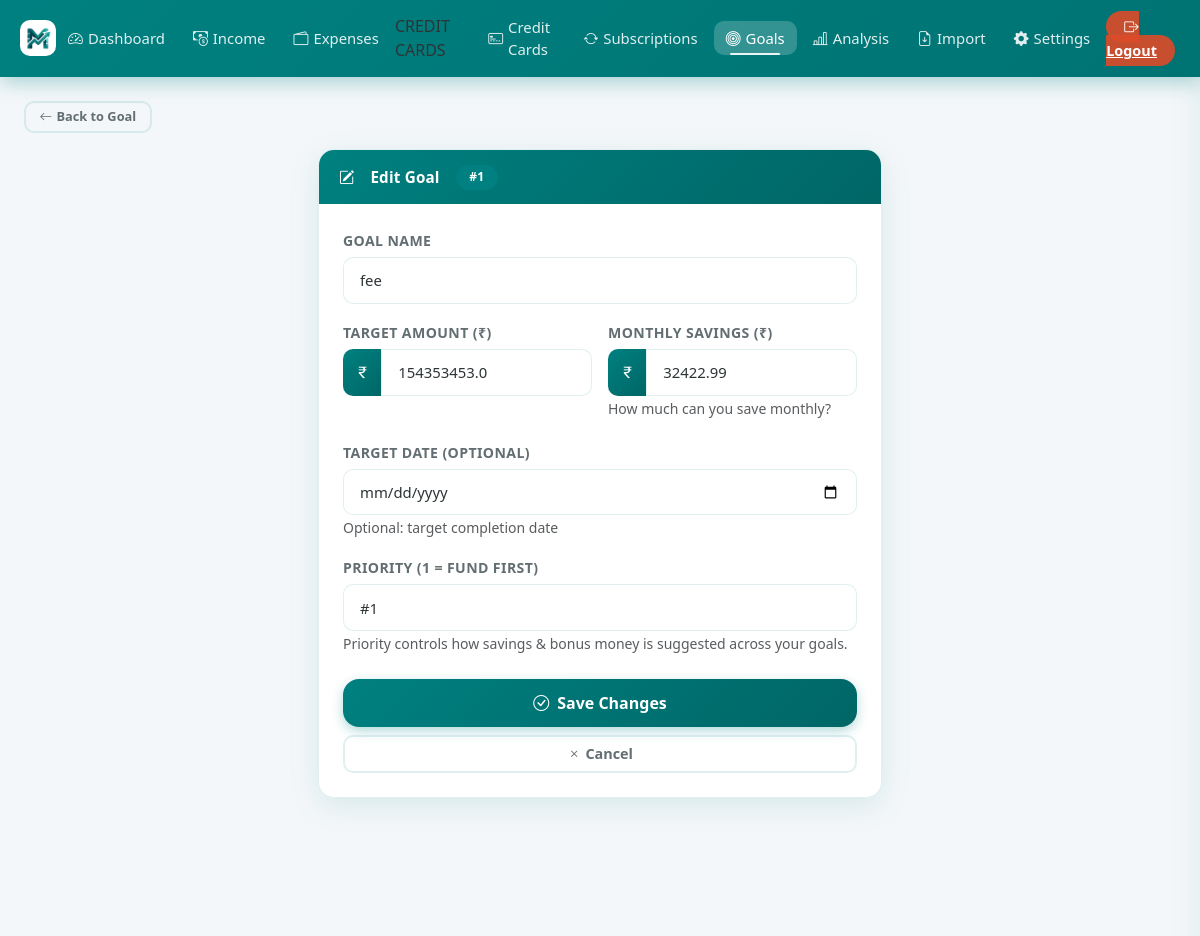
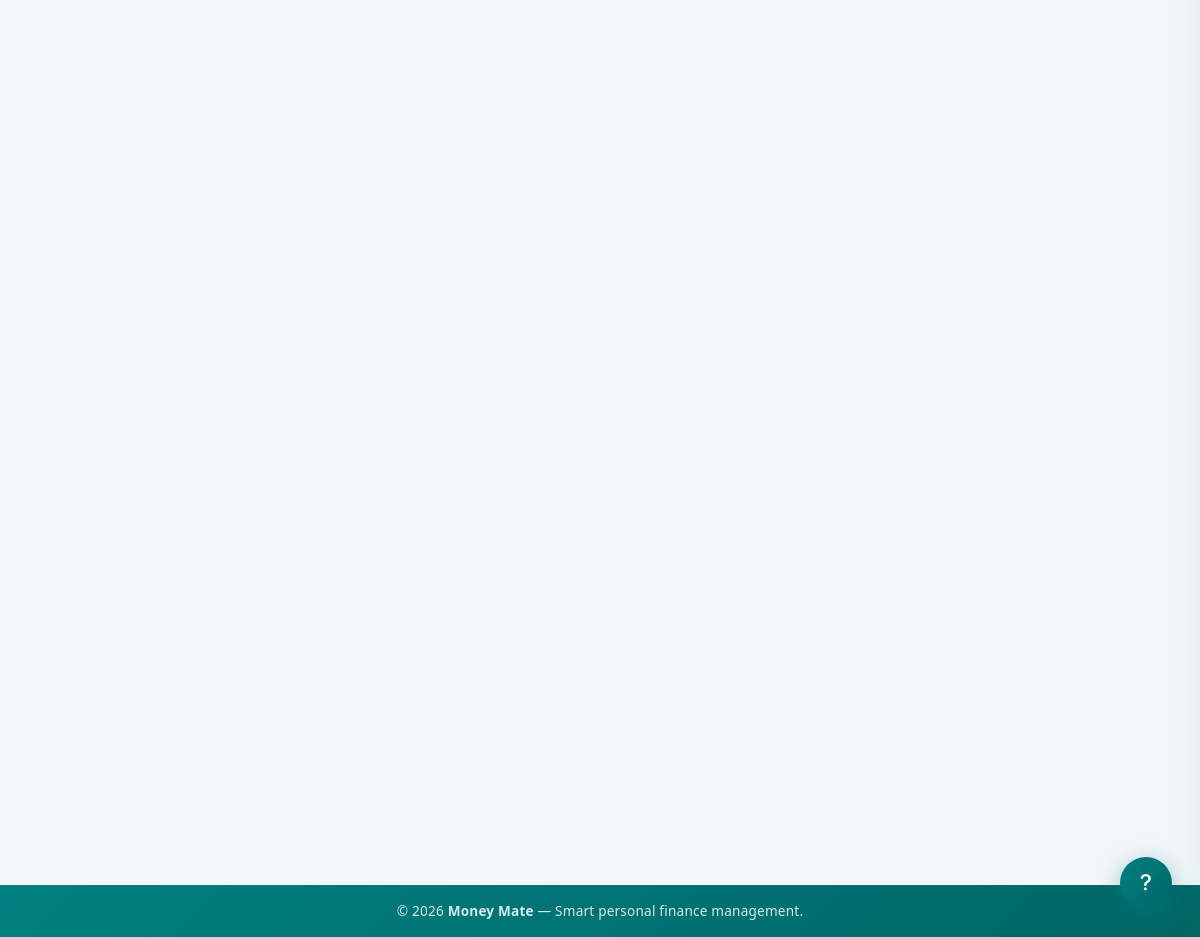
The app's page /goal/3/edit (signed in) with its own data (2 pictures, top to bottom).
### models.py (models this page shows, shortened)
class Goal(db.Model):
    id = db.Column(db.Integer, primary_key=True)
    user_id = db.Column(
        db.Integer, db.ForeignKey("user.id"), nullable=False, index=True
    )
    name = db.Column(db.String(200), nullable=False)
    target_amount = db.Column(db.Float, nullable=False)
    saved_amount = db.Column(db.Float, default=0.0)
    monthly_savings = db.Column(db.Float, default=0.0)
    target_date = db.Column(db.DateTime, nullable=True)
    priority = db.Column(db.String(10), default="medium", nullable=False)
    created_at = db.Column(db.DateTime, default=_now)
    @property
    def progress_percentage(self):
        if self.target_amount == 0:
            return 0
        return min(100, (self.saved_amount / self.target_amount) * 100)

### app.py (the view)
@app.route("/goal/<int:id>/edit", methods=["GET", "POST"])
@login_required
def edit_goal(id):
    goal = db.get_or_404(Goal, id)
    if goal.user_id != current_user.id:
        flash("Unauthorized access.", "danger")
        return redirect(url_for("goals"))
    form = GoalForm()
    if form.validate_on_submit():
        goal.name = form.name.data
        goal.target_amount = form.target_amount.data
        goal.monthly_savings = form.monthly_savings.data
        goal.target_date = form.target_date.data
        assign_goal_priority(current_user.id, goal, form.priority.data)
        db.session.commit()
        flash("Goal updated successfully!", "success")
        return redirect(url_for("goal_detail", id=goal.id))
    elif request.method == "GET":
        form.name.data = goal.name
        form.target_amount.data = goal.target_amount
        form.monthly_savings.data = goal.monthly_savings
        form.target_date.data = goal.target_date
        form.priority.data = str(goal.priority)
    return render_template("edit_goal.html", form=form, goal=goal)

### forms.py
class GoalForm(FlaskForm):
    name = StringField("Goal Name", validators=[DataRequired(), Length(max=200)])
    target_amount = FloatField(
        "Target Amount (₹)", validators=[DataRequired(), NumberRange(min=1)]
    )
    monthly_savings = FloatField(
        "Monthly Savings (₹)", validators=[DataRequired(), NumberRange(min=0)]
    )
    target_date = DateField(
        "Target Date (Optional)", validators=[Optional()], format="%Y-%m-%d"
    )
    priority = SelectField(
        "Priority (1 = fund first)",
        choices=[(str(i), f"#{i}") for i in range(1, 11)],
        default="1",
    )
    submit = SubmitField("Create Goal")

### app.py (called while the page is built)
@login_manager.user_loader
def load_user(user_id):
    return db.session.get(User, int(user_id))

    def __call__(self, environ, start_response):
        if environ.get("PATH_INFO") not in self._PWA_PATHS:
            return self.wsgi_app(environ, start_response)
        def _start_response(status, headers, exc_info=None):
            out = []
            for name, value in headers:
                if name.lower() == "vary":
                    parts = [p.strip() for p in value.split(",")
                             if p.strip().lower() != "cookie"]
                    value = ", ".join(parts) or "Accept-Encoding"
                out.append((name, value))
            return start_response(status, out, exc_info)
        return self.wsgi_app(environ, _start_response)

### templates/edit_goal.html (shortened to what this page needs)
{% extends "base.html" %}
{% block content %}
<div class="mb-3 reveal">
  <a href="{{ url_for('goal_detail', id=goal.id) }}" class="btn btn-outline-secondary btn-sm">
    <i class="bi bi-arrow-left me-1"></i>Back to Goal
  </a>
</div>
<div class="row justify-content-center">
  <div class="col-lg-6">
    <div class="card reveal reveal-delay-1">
      <div class="card-header">
        <i class="bi bi-pencil-square me-2"></i>Edit Goal
        <span class="badge ms-2" style="background:#008080;font-size:0.75rem;">#{{ goal.priority }}</span>
      </div>
      <div class="card-body p-4">
        <form method="POST">
          <div class="mb-3">
            {{ form.name.label(class="form-label") }}
            {{ form.name(class="form-control", placeholder="e.g., Buy a Laptop, Emergency Fund, Vacation") }}
          </div>
          <div class="row g-3 mb-3">
            <div class="col-md-6">
              {{ form.target_amount.label(class="form-label") }}
              <div class="input-group">
                <span class="input-group-text"><i class="bi bi-currency-rupee"></i></span>
                {{ form.target_amount(class="form-control", type="number", step="0.01", placeholder="50000",
                id="edit_target") }}
              </div>
            </div>
            <div class="col-md-6">
              {{ form.monthly_savings.label(class="form-label") }}
              <div class="input-group">
                <span class="input-group-text"><i class="bi bi-currency-rupee"></i></span>
                {{ form.monthly_savings(class="form-control", type="number", step="0.01", placeholder="2000",
                id="edit_monthly") }}
              </div>
              <small class="text-muted">How much can you save monthly?</small>
            </div>
          </div>
          <div class="mb-3">
            {{ form.target_date.label(class="form-label") }}
            {{ form.target_date(class="form-control", type="date") }}
            <small class="text-muted">Optional: target completion date</small>
          </div>
          <div class="mb-4">
            {{ form.priority.label(class="form-label") }}
            {{ form.priority(class="form-select") }}
            <small class="text-muted">Priority controls how savings &amp; bonus money is suggested across your
              goals.</small>
          </div>
          <div class="d-grid gap-2">
            <button type="submit" class="btn btn-primary btn-lg">
              <i class="bi bi-check-circle me-2"></i>Save Changes
            </button>
            <a href="{{ url_for('goal_detail', id=goal.id) }}" class="btn btn-outline-secondary">
              <i class="bi bi-x me-1"></i>Cancel
            </a>
          </div>
        </form>
      </div>
    </div>
  </div>
</div>
{% endblock %}

### static/style.css (style rules this page uses)
:root { --brand-primary: #008080; --brand-secondary: #80BFBF; --brand-accent: #00b894; --brand-danger: #FF924D; --brand-warning: #f39c12; --brand-info: #0984e3; --gradient-brand: linear-gradient(135deg, #008080 0%, #006666 100%); --gradient-green: linear-gradient(135deg, #00b894 0%, #55efc4 100%); --gradient-red: linear-gradient(135deg, #FF924D 0%, #FFB380 100%); --gradient-orange: linear-gradient(135deg, #f39c12 0%, #fdcb6e 100%); --gradient-blue: linear-gradient(135deg, #0984e3 0%, #74b9ff 100%); --bg-page: #f4f7f9; --bg-card: rgba(255, 255, 255, 0.97); --bg-card-hover: #fff; --text-primary: #2d3436; --text-secondary: #636e72; --text-muted: #b2bec3; --border-color: rgba(0, 128, 128, 0.12); --shadow-sm: 0 2px 12px rgba(0, 128, 128, 0.08); --shadow-md: 0 8px 30px rgba(0, 128, 128, 0.12); --shadow-lg: 0 20px 50px rgba(0, 128, 128, 0.18); --shadow-hover: 0 15px 40px rgba(0, 128, 128, 0.22); --radius-sm: 10px; --radius-md: 16px; --radius-lg: 24px; --radius-pill: 50px; --transition: all 0.28s cubic-bezier(0.4, 0, 0.2, 1); }
html { scroll-behavior: smooth; }
*, *::before, *::after { box-sizing: border-box; }
body { background: var(--bg-page); font-family: 'Segoe UI', system-ui, -apple-system, sans-serif; color: var(--text-primary); min-height: 100vh; display: flex; flex-direction: column; transition: background 0.3s, color 0.3s; }
.card { border: 1px solid var(--border-color); border-radius: var(--radius-md); background: var(--bg-card); box-shadow: var(--shadow-md); transition: var(--transition); overflow: hidden; }
.card-header { background: var(--gradient-brand); color: white; font-weight: 600; font-size: 0.95rem; padding: 0.9rem 1.25rem; border: none; display: flex; align-items: center; gap: 8px; letter-spacing: 0.2px; }
.btn { border-radius: var(--radius-sm); font-weight: 600; font-size: 0.9rem; transition: var(--transition); position: relative; overflow: hidden; border: none; cursor: pointer; }
.btn::after { content: ''; position: absolute; inset: 0; background: rgba(255, 255, 255, 0); transition: var(--transition); }
.btn-primary { background: var(--gradient-brand); color: white; box-shadow: 0 4px 12px rgba(0, 128, 128, 0.3); }
.btn-outline-secondary { border: 2px solid var(--border-color); color: var(--text-secondary); background: transparent; }
.btn-sm { font-size: 0.8rem; padding: 0.3rem 0.85rem; }
.btn-lg { padding: 0.75rem 2rem; font-size: 1rem; border-radius: var(--radius-md); }
.badge { font-size: 0.75rem; font-weight: 600; padding: 0.4rem 0.85rem; border-radius: var(--radius-pill); letter-spacing: 0.2px; }
.form-control, .form-select { border-radius: var(--radius-sm); border: 1.5px solid var(--border-color); padding: 0.7rem 1rem; font-size: 0.93rem; color: var(--text-primary); background: white; transition: var(--transition); }
.form-label { font-weight: 600; font-size: 0.88rem; color: var(--text-secondary); margin-bottom: 6px; text-transform: uppercase; letter-spacing: 0.4px; }
.input-group-text { background: var(--gradient-brand); color: white; border: none; border-radius: var(--radius-sm) 0 0 var(--radius-sm); font-size: 0.95rem; }
.reveal { opacity: 0; transform: translateY(24px); transition: opacity 0.55s cubic-bezier(0.4, 0, 0.2, 1), transform 0.55s cubic-bezier(0.4, 0, 0.2, 1); }
.reveal.revealed { opacity: 1; transform: translateY(0); }
.reveal-delay-1 { transition-delay: 0.08s; }
.btn { position: relative; overflow: hidden; }
.form-control, .form-select { transition: border-color 0.22s ease, box-shadow 0.22s ease, transform 0.18s ease; }
body { padding-left: env(safe-area-inset-left, 0px); padding-right: env(safe-area-inset-right, 0px); }

### records on screen
Goal: priority "1", name "fee", target_amount "154353453.0", monthly_savings "32422.99", priority "#1"
